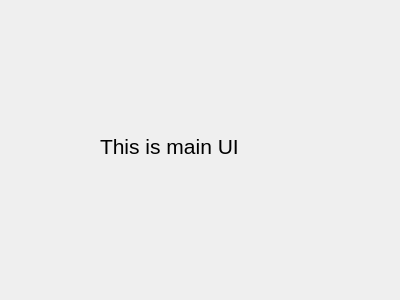
<?xml version="1.0" encoding="UTF-8"?>
<ui version="4.0">
 <class>Widget</class>
 <widget class="QWidget" name="Widget">
  <property name="geometry">
   <rect>
    <x>0</x>
    <y>0</y>
    <width>400</width>
    <height>300</height>
   </rect>
  </property>
  <property name="windowTitle">
   <string>Widget</string>
  </property>
  <widget class="QLabel" name="label">
   <property name="geometry">
    <rect>
     <x>100</x>
     <y>121</y>
     <width>191</width>
     <height>51</height>
    </rect>
   </property>
   <property name="font">
    <font>
     <pointsize>16</pointsize>
    </font>
   </property>
   <property name="text">
    <string>This is main UI</string>
   </property>
  </widget>
 </widget>
 <layoutdefault spacing="6" margin="11"/>
 <resources/>
 <connections/>
</ui>
